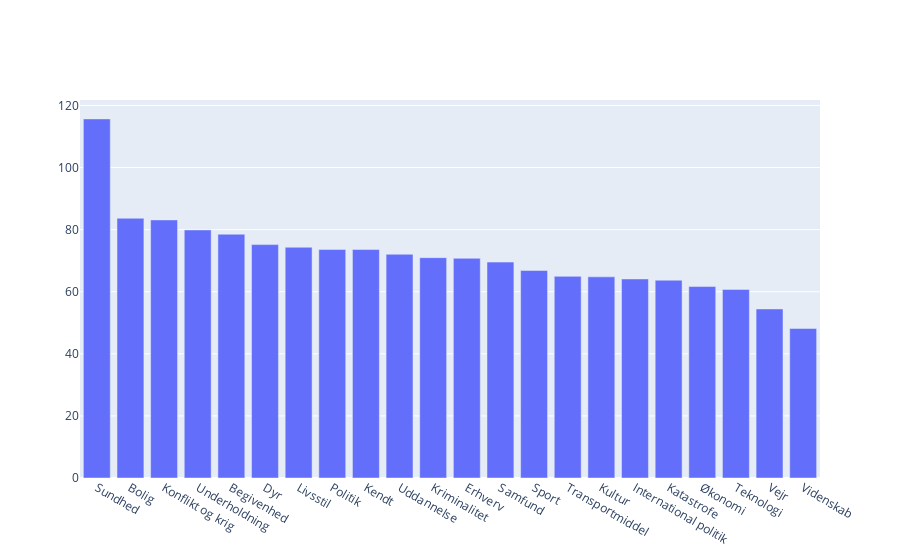

Notebook source saved alongside this figure:
### Code cell
# Find the average read times across each topic

# Get the average scroll length for each article
for k,v in zip(unique_topic_read_freq.keys(), unique_topic_read_freq.values()):
    unique_topic_read_freq[k] = np.nanmean(v)

sorted_unique_topic_read_freq = dict(sorted(unique_topic_read_freq.items(), key = lambda x: x[1], reverse = True))


indices = [x for x in sorted_unique_topic_read_freq . keys()]
values = [x for x in sorted_unique_topic_read_freq.values()]

fig = go.Figure()

# Add traces
fig.add_trace(go.Bar(x = indices, y = values,
                         
                         )

)

fig.update_traces(texttemplate='%{text:.2s}', textposition='outside')
fig.update_layout(uniformtext_minsize=8, uniformtext_mode='hide')

fig.show()

### Figure 1 — Plotly figure (JSON) as saved in the notebook; plotly's stock layout.template omitted (floating-point values rounded to 4 significant figures)
{"data": [{"textposition": "outside", "texttemplate": "%{text:.2s}", "type": "bar", "x": ["Sundhed", "Bolig", "Konflikt og krig", "Underholdning", "Begivenhed", "Dyr", "Livsstil", "Politik", "Kendt", "Uddannelse", "Kriminalitet", "Erhverv", "Samfund", "Sport", "Transportmiddel", "Kultur", "International politik", "Katastrofe", "Økonomi", "Teknologi", "Vejr", "Videnskab"], "y": [115.7, 83.67, 83.14, 79.91, 78.53, 75.18, 74.33, 73.62, 73.6, 72.07, 70.98, 70.76, 69.55, 66.83, 64.95, 64.8, 64.12, 63.71, 61.67, 60.74, 54.45, 48.16]}], "layout": {"uniformtext": {"minsize": 8, "mode": "hide"}}}
